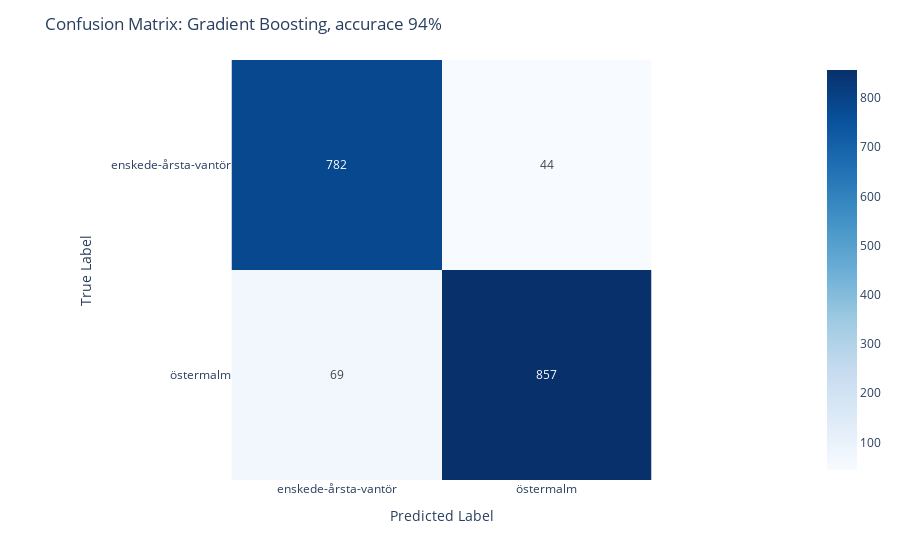

This figure's notebook cell:
### Code cell
evaluate_model(df_extended, labels, 'model_GradientBoostingClassifier(random_state=42)_2y', 'Gradient Boosting, accurace 94%',
               add_features='y')

### Figure 1 — Plotly figure (JSON) as saved in the notebook; plotly's stock layout.template omitted (floating-point values rounded to 4 significant figures)
{"data": [{"coloraxis": "coloraxis", "hovertemplate": "x: %{x}<br>y: %{y}<br>color: %{z}<extra></extra>", "name": "0", "texttemplate": "%{z}", "type": "heatmap", "x": ["enskede-årsta-vantör", "östermalm"], "xaxis": "x", "y": ["enskede-årsta-vantör", "östermalm"], "yaxis": "y", "z": [[782, 44], [69, 857]]}], "layout": {"coloraxis": {"colorscale": [[0, "rgb(247,251,255)"], [0.125, "rgb(222,235,247)"], [0.25, "rgb(198,219,239)"], [0.375, "rgb(158,202,225)"], [0.5, "rgb(107,174,214)"], [0.625, "rgb(66,146,198)"], [0.75, "rgb(33,113,181)"], [0.875, "rgb(8,81,156)"], [1, "rgb(8,48,107)"]]}, "margin": {"t": 60}, "title": {"text": "Confusion Matrix: Gradient Boosting, accurace 94%"}, "xaxis": {"anchor": "y", "constrain": "domain", "domain": [0, 1], "scaleanchor": "y", "title": {"text": "Predicted Label"}}, "yaxis": {"anchor": "x", "autorange": "reversed", "constrain": "domain", "domain": [0, 1], "title": {"text": "True Label"}}}}
